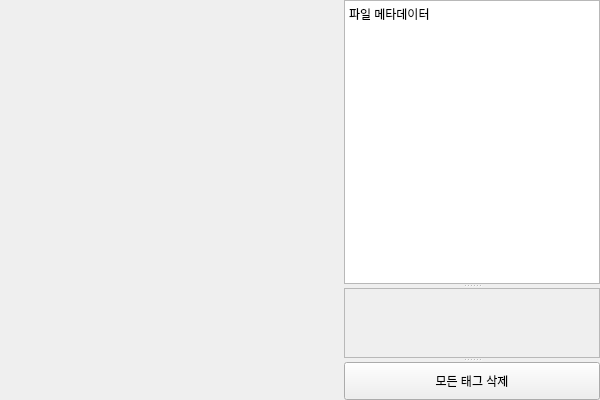
<?xml version="1.0" encoding="UTF-8"?>
<ui version="4.0">
 <class>FileDetailContentWidget</class>
 <widget class="QWidget" name="FileDetailContentWidget">
  <property name="geometry">
   <rect>
    <x>0</x>
    <y>0</y>
    <width>600</width>
    <height>400</height>
   </rect>
  </property>
  <property name="windowTitle">
   <string>Form</string>
  </property>
  <layout class="QHBoxLayout" name="horizontalLayout">
   <property name="leftMargin">
    <number>0</number>
   </property>
   <property name="topMargin">
    <number>0</number>
   </property>
   <property name="rightMargin">
    <number>0</number>
   </property>
   <property name="bottomMargin">
    <number>0</number>
   </property>
   <item>
    <widget class="QStackedWidget" name="preview_stacked_widget">
     <property name="minimumSize">
      <size>
       <width>300</width>
       <height>300</height>
      </size>
     </property>
     <widget class="QWidget" name="image_preview_page"/>
     <widget class="QWidget" name="video_preview_page"/>
     <widget class="QWidget" name="text_preview_page"/>
     <widget class="QWidget" name="unsupported_preview_page">
      <layout class="QVBoxLayout" name="verticalLayout">
       <item>
        <widget class="QLabel" name="unsupported_label">
         <property name="text">
          <string>미리보기를 지원하지 않는 형식입니다.</string>
         </property>
         <property name="alignment">
          <set>Qt::AlignCenter</set>
         </property>
        </widget>
       </item>
      </layout>
     </widget>
    </widget>
   </item>
   <item>
    <widget class="QSplitter" name="right_splitter">
     <property name="orientation">
      <enum>Qt::Vertical</enum>
     </property>
     <widget class="QTextBrowser" name="metadata_browser">
      <property name="html">
       <string>&lt;!DOCTYPE HTML PUBLIC "-//W3C//DTD HTML 4.0//EN" "http://www.w3.org/TR/REC-html40/strict.dtd"&gt;
&lt;html&gt;&lt;head&gt;&lt;meta name="qrichtext" content="1" /&gt;&lt;style type="text/css"&gt;
p, li { white-space: pre-wrap; }
&lt;/style&gt;&lt;/head&gt;&lt;body style=" font-family:'Gulim'; font-size:9pt; font-weight:400; font-style:normal;"&gt;
&lt;p style=" margin-top:0px; margin-bottom:0px; margin-left:0px; margin-right:0px; -qt-block-indent:0; text-indent:0px;"&gt;파일 메타데이터&lt;/p&gt;&lt;/body&gt;&lt;/html&gt;</string>
      </property>
     </widget>
     <widget class="QScrollArea" name="tag_chip_scroll_area">
      <property name="widgetResizable">
       <bool>true</bool>
      </property>
      <widget class="QWidget" name="tag_chip_container">
       <property name="geometry">
        <rect>
         <x>0</x>
         <y>0</y>
         <width>194</width>
         <height>394</height>
        </rect>
       </property>
       <layout class="QGridLayout" name="tag_chip_layout">
        <property name="leftMargin">
         <number>2</number>
        </property>
        <property name="topMargin">
         <number>2</number>
        </property>
        <property name="rightMargin">
         <number>2</number>
        </property>
        <property name="bottomMargin">
         <number>2</number>
        </property>
       </layout>
      </widget>
     </widget>
     <widget class="QPushButton" name="clear_all_tags_button">
      <property name="text">
       <string>모든 태그 삭제</string>
      </property>
     </widget>
    </widget>
   </item>
  </layout>
 </widget>
 <resources/>
 <connections/>
</ui>
